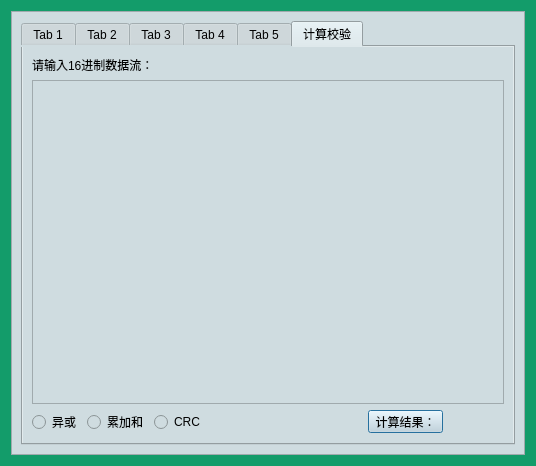
<?xml version="1.0" encoding="UTF-8"?>
<ui version="4.0">
 <class>FastCmd</class>
 <widget class="QDialog" name="FastCmd">
  <property name="geometry">
   <rect>
    <x>0</x>
    <y>0</y>
    <width>536</width>
    <height>466</height>
   </rect>
  </property>
  <property name="minimumSize">
   <size>
    <width>450</width>
    <height>0</height>
   </size>
  </property>
  <property name="maximumSize">
   <size>
    <width>16777215</width>
    <height>16777215</height>
   </size>
  </property>
  <property name="windowTitle">
   <string>Dialog</string>
  </property>
  <property name="styleSheet">
   <string notr="true">background-color: rgb(19, 156, 106);</string>
  </property>
  <layout class="QVBoxLayout" name="verticalLayout">
   <item>
    <widget class="QFrame" name="frame">
     <property name="styleSheet">
      <string notr="true">background-color: rgb(207, 220, 224);</string>
     </property>
     <property name="frameShape">
      <enum>QFrame::StyledPanel</enum>
     </property>
     <property name="frameShadow">
      <enum>QFrame::Raised</enum>
     </property>
     <layout class="QHBoxLayout" name="horizontalLayout_10">
      <item>
       <widget class="QTabWidget" name="tabWidget">
        <property name="currentIndex">
         <number>5</number>
        </property>
        <widget class="QWidget" name="tab">
         <attribute name="title">
          <string>Tab 1</string>
         </attribute>
        </widget>
        <widget class="QWidget" name="tab_2">
         <attribute name="title">
          <string>Tab 2</string>
         </attribute>
        </widget>
        <widget class="QWidget" name="tab_3">
         <attribute name="title">
          <string>Tab 3</string>
         </attribute>
        </widget>
        <widget class="QWidget" name="tab_4">
         <attribute name="title">
          <string>Tab 4</string>
         </attribute>
        </widget>
        <widget class="QWidget" name="tab_5">
         <attribute name="title">
          <string>Tab 5</string>
         </attribute>
        </widget>
        <widget class="QWidget" name="tab_6">
         <attribute name="title">
          <string>计算校验</string>
         </attribute>
         <layout class="QGridLayout" name="gridLayout">
          <item row="0" column="0">
           <widget class="QLabel" name="label">
            <property name="text">
             <string>请输入16进制数据流：</string>
            </property>
           </widget>
          </item>
          <item row="1" column="0">
           <widget class="QTextEdit" name="textEdit_data"/>
          </item>
          <item row="2" column="0">
           <layout class="QHBoxLayout" name="horizontalLayout_12">
            <item>
             <widget class="QRadioButton" name="radioButton_XOR">
              <property name="text">
               <string>异或</string>
              </property>
             </widget>
            </item>
            <item>
             <widget class="QRadioButton" name="radioButton_Sum">
              <property name="text">
               <string>累加和</string>
              </property>
             </widget>
            </item>
            <item>
             <widget class="QRadioButton" name="radioButton_CRC">
              <property name="text">
               <string>CRC</string>
              </property>
             </widget>
            </item>
            <item>
             <spacer name="horizontalSpacer">
              <property name="orientation">
               <enum>Qt::Horizontal</enum>
              </property>
              <property name="sizeHint" stdset="0">
               <size>
                <width>40</width>
                <height>20</height>
               </size>
              </property>
             </spacer>
            </item>
            <item>
             <widget class="QPushButton" name="pushButton_CheckSum">
              <property name="minimumSize">
               <size>
                <width>75</width>
                <height>23</height>
               </size>
              </property>
              <property name="maximumSize">
               <size>
                <width>75</width>
                <height>23</height>
               </size>
              </property>
              <property name="text">
               <string>计算结果：</string>
              </property>
             </widget>
            </item>
            <item>
             <widget class="QLabel" name="label_CheckSum">
              <property name="minimumSize">
               <size>
                <width>55</width>
                <height>20</height>
               </size>
              </property>
              <property name="maximumSize">
               <size>
                <width>100</width>
                <height>20</height>
               </size>
              </property>
              <property name="text">
               <string/>
              </property>
             </widget>
            </item>
           </layout>
          </item>
         </layout>
        </widget>
       </widget>
      </item>
     </layout>
    </widget>
   </item>
  </layout>
 </widget>
 <resources/>
 <connections/>
</ui>
